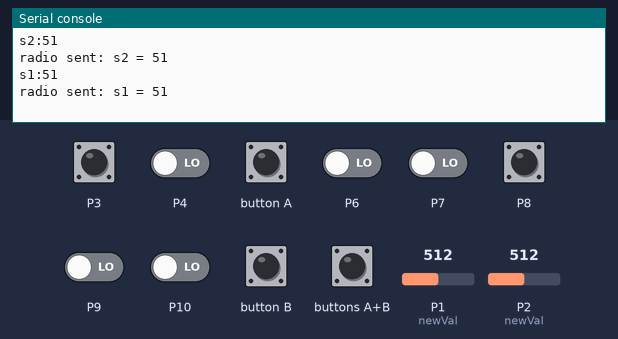
The program below on a simulated BBC micro:bit (MakeCode). On the bench: the last lines printed to the serial console. The test bench sets the inputs (shaded band); at power-on: P3, P4, P6–10 LOW, P1 (newVal) = 512, P2 (newVal) = 512 (analog values on the 0–1023 scale). No radio messages arrive unless stated (any console line starting 'radio sent:' is added by the test bench).

Above: at 1.2 s.
1.3 s: P3 pulled HIGH for 0.15 s
At 1.6 s:
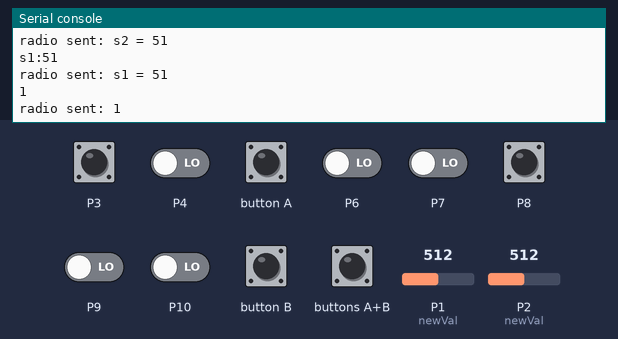
2.9 s: button A pressed for 0.15 s
At 3.6 s:
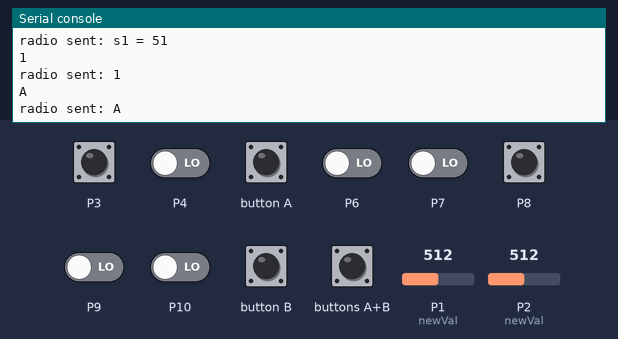
4.5 s: P8 pulled HIGH for 0.15 s
At 5.3 s:
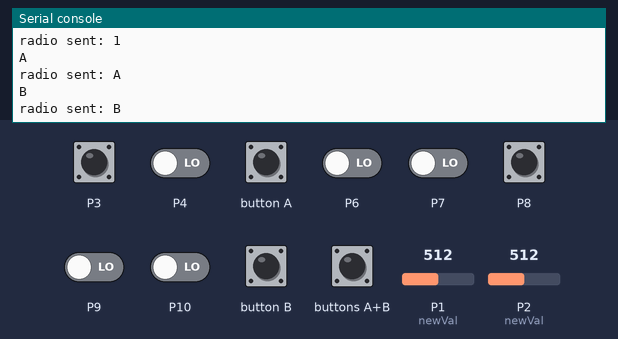
6.1 s: button B pressed for 0.15 s
At 7.2 s:
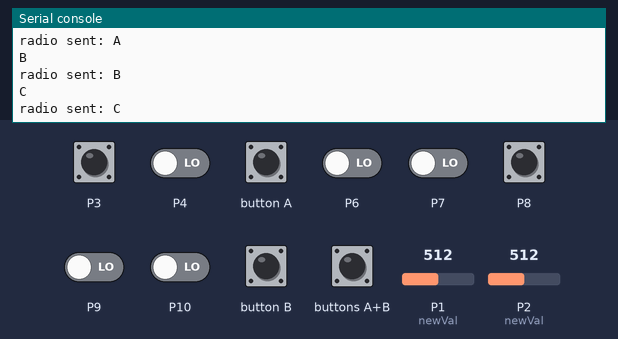
7.7 s: buttons A+B pressed for 0.15 s
At 8.4 s:
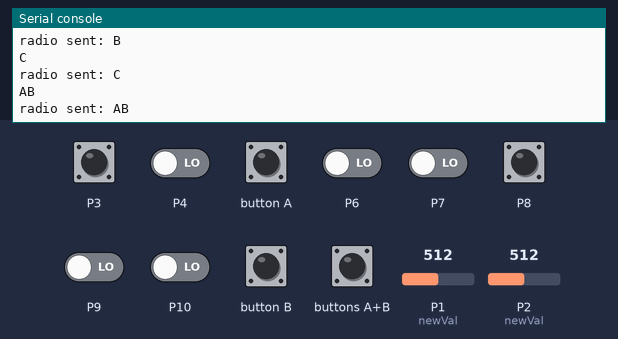
9.3 s: P1 (newVal) set to 716
At 10.5 s:
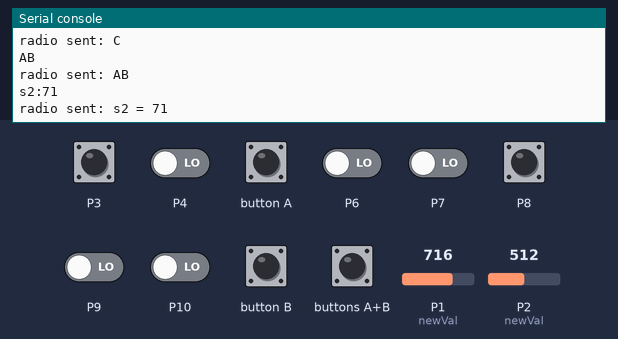

The program:

main.ts
```typescript
/*

https://docs.google.com/viewer?url=https%3A%2F%2Fresources.kitronik.co.uk%2Fpdf%2F5601b_built_edge_connector_breakout_board_for_the_bbc_microbit_datasheet_v1_1.pdf

Pin 1 - PAD1 - Gul Højre potmeter
Pin 2 - PAD2 - Gul venstre potmeter

Pin 5 - BTN_A -

Pin  3 COL 1   - Brun   => Knap 1   P3
Pin  4 COL 2   - Rød    => Knap 2   P4
Pin 10 COL 3   - Orange => Knap 3   P10
Pin  6 COL 9   - Gul    => Knap 4   P6
Pin  9 COL 8   - Grøn  =>  Knap 5   P7
Pin 12 COL 7   - Blå    => Knap 6   P9

Pin  5 BTN_A   - Lilla  => Grøn Knap
Pin 16 BTN_B   - Hvid   => Rød knap
Pin  8 COL 8   - Grå    => Sort knap DIO / P8

*/

led.enable(false);
radio.setGroup(1)
serial.redirectToUSB()

let lastVal = ""
let lasttime = 0

function transmit(val:string){

    if (control.millis() > lasttime + 2500) {
        lastVal = ""
    }

    if (val != lastVal) {
        serial.writeLine(val)
        radio.sendString(val)
        basic.pause(50)
        lastVal = val
        lasttime = control.millis()
    }

}

function transmitVal(name: string, val:number) {
    serial.writeLine(name + ":" + val.toString())
    radio.sendValue(name, val)
}

input.onButtonPressed(Button.A, function() {
    transmit("A")
})

input.onButtonPressed(Button.B, function () {
    transmit("C")
})

input.onButtonPressed(Button.AB, function () {
    transmit("AB")
})

let p3 = false;
let p4 = false;
let p6 = false;
let p7 = false;
let p8 = false;
let p9 = false;
let p10 = false;


control.onEvent(control.eventSourceId(EventBusSource.MICROBIT_ID_IO_P3), control.eventValueId(EventBusValue.MICROBIT_PIN_EVT_RISE), () => {
    transmit("1")
})
pins.setEvents(DigitalPin.P3, PinEventType.Edge)

control.onEvent(control.eventSourceId(EventBusSource.MICROBIT_ID_IO_P4), control.eventValueId(EventBusValue.MICROBIT_PIN_EVT_RISE), () => {
    transmit("2")
})
pins.setEvents(DigitalPin.P4, PinEventType.Edge)

control.onEvent(control.eventSourceId(EventBusSource.MICROBIT_ID_IO_P10), control.eventValueId(EventBusValue.MICROBIT_PIN_EVT_RISE), () => {
    transmit("3")
})
pins.setEvents(DigitalPin.P10, PinEventType.Edge)

control.onEvent(control.eventSourceId(EventBusSource.MICROBIT_ID_IO_P6), control.eventValueId(EventBusValue.MICROBIT_PIN_EVT_RISE), () => {
    transmit("4")
})
pins.setEvents(DigitalPin.P6, PinEventType.Edge)

control.onEvent(control.eventSourceId(EventBusSource.MICROBIT_ID_IO_P7), control.eventValueId(EventBusValue.MICROBIT_PIN_EVT_RISE), () => {
    transmit("5")
})
pins.setEvents(DigitalPin.P7, PinEventType.Edge)

control.onEvent(control.eventSourceId(EventBusSource.MICROBIT_ID_IO_P9), control.eventValueId(EventBusValue.MICROBIT_PIN_EVT_RISE), () => {
    transmit("6")
})
pins.setEvents(DigitalPin.P9, PinEventType.Edge)

control.onEvent(control.eventSourceId(EventBusSource.MICROBIT_ID_IO_P8), control.eventValueId(EventBusValue.MICROBIT_PIN_EVT_RISE), () => {
    transmit("B")
})
pins.setEvents(DigitalPin.P8, PinEventType.Edge)


let oldPin1 = 0
let oldPin2 = 0

let limit = 2

function testLimit(oldVal: number, newVal: number) : boolean {
    if (newVal > oldVal + limit || newVal < oldVal - limit) {
        return true
    }
    return false
}

basic.forever(function () {

    let pin1 =  Math.floor(pins.analogReadPin(AnalogPin.P1) / 10)
    if (pin1 > 100) {
        pin1 = 100
    }
    if (pin1 <=5) {
        pin1 = 0
    }

    if (testLimit(oldPin1,pin1)) {
        transmitVal("s2", pin1)
        oldPin1 = pin1
    }

    let pin2 = Math.floor(pins.analogReadPin(AnalogPin.P2) / 10)
    if (pin2 > 100) {
        pin2 = 100
    }
    if (pin2 <= 5) {
        pin2 = 0
    }

    if (testLimit(oldPin2, pin2)) {
        transmitVal("s1", pin2)
        oldPin2 = pin2
    }
});
```

test.ts
```typescript
// test ender her, dette bliver ikke kompileret, når denne pakke bruges som en udvidelse.
```

Measured:
- after the input at 1.3 s, the serial console: prints a new line at once (image 1)
- after the input at 2.9 s, the serial console: prints a new line after 0.15 s (image 2)
- after the input at 4.5 s, the serial console: prints a new line at once (image 3)
- after the input at 6.1 s, the serial console: prints a new line after 0.15 s (image 4)
- after the input at 7.7 s, the serial console: prints a new line after 0.15 s (image 5)
- after the input at 9.3 s, the serial console: prints a new line at once (image 6)
